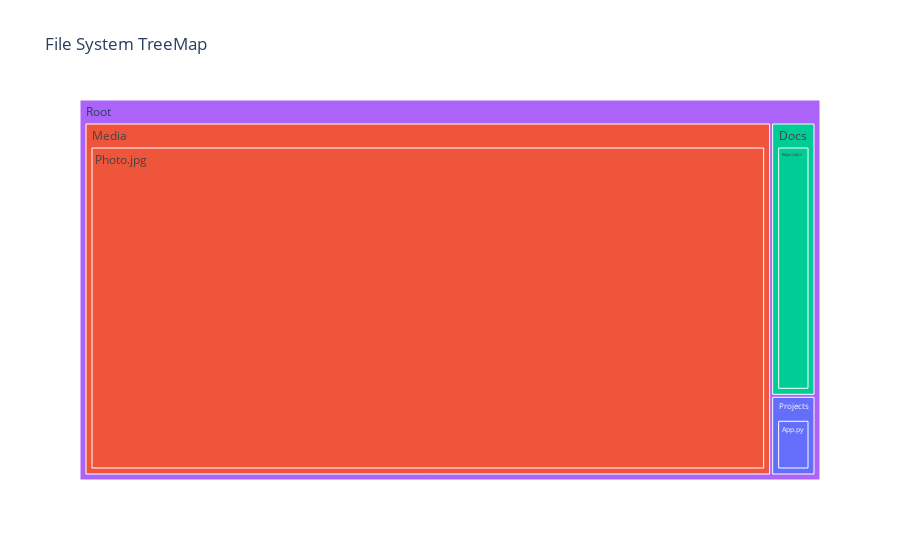

Here is the notebook cell this chart was saved with:
### Code cell
import pandas as pd
import plotly.express as px
df = pd.read_csv("filestructure.csv")
fig = px.treemap(df,
path=['Folder', 'SubFolder', 'File'],
values='Size',
color='SubFolder',
title="File System TreeMap")
fig.show()

### Figure 1 — Plotly figure (JSON) as saved in the notebook; plotly's stock layout.template omitted (floating-point values rounded to 4 significant figures)
{"data": [{"branchvalues": "total", "customdata": [["Projects"], ["Media"], ["Docs"], ["Docs"], ["Media"], ["Projects"], ["(?)"]], "domain": {"x": [0, 1], "y": [0, 1]}, "hovertemplate": "labels=%{label}<br>Size=%{value}<br>parent=%{parent}<br>id=%{id}<br>SubFolder=%{customdata[0]}<extra></extra>", "ids": ["Root/Projects/App.py", "Root/Media/Photo.jpg", "Root/Docs/Report.docx", "Root/Docs", "Root/Media", "Root/Projects", "Root"], "labels": ["App.py", "Photo.jpg", "Report.docx", "Docs", "Media", "Projects", "Root"], "marker": {"colors": ["#636efa", "#EF553B", "#00cc96", "#00cc96", "#EF553B", "#636efa", "#ab63fa"]}, "name": "", "parents": ["Root/Projects", "Root/Media", "Root/Docs", "Root", "Root", "Root", ""], "type": "treemap", "values": [35, 2400, 120, 120, 2400, 35, 2555]}], "layout": {"legend": {"tracegroupgap": 0}, "title": {"text": "File System TreeMap"}}}
